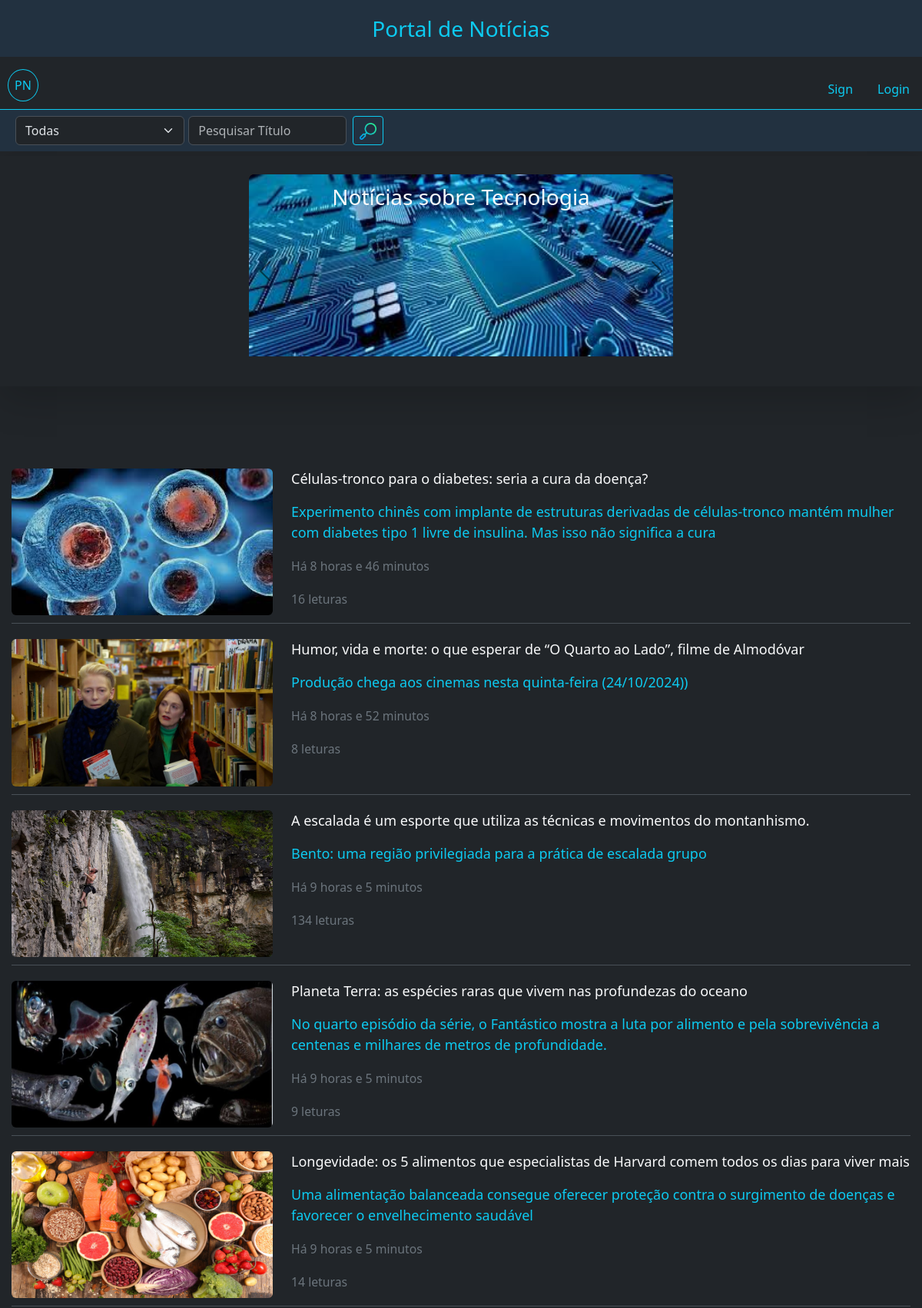
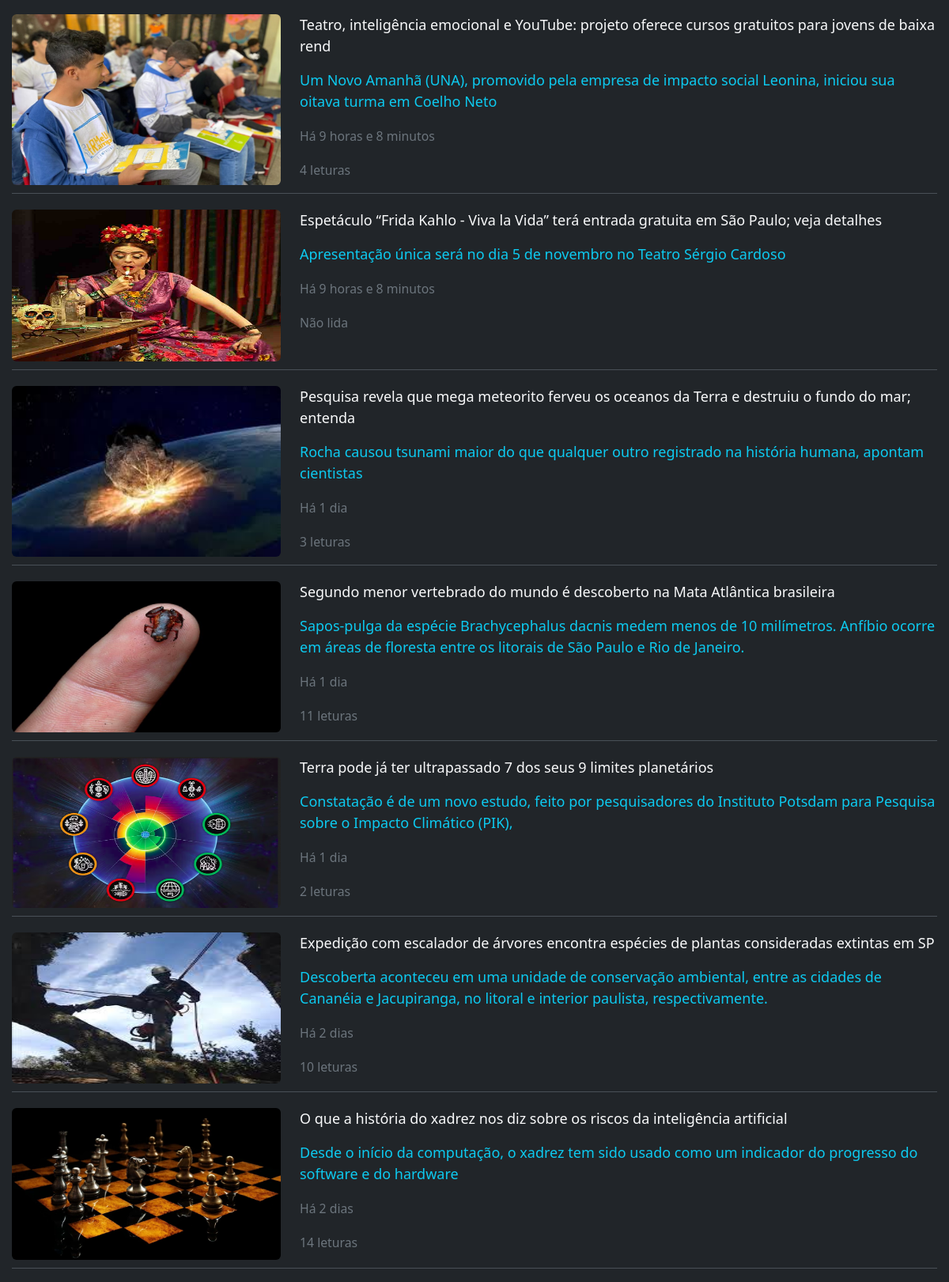
Screenshot of /portal/ (upper part) with the database file from the repository (2 pictures, top to bottom).
### app_noticias/models.py (models this page shows, shortened)
class Categoria(models.Model):
    nome = models.CharField('Categoria', max_length=30, unique=True)
    imagem = models.ImageField(upload_to='', blank=True, null=True)
    criado_em = models.DateField(auto_now_add=True)

class Noticia(models.Model):
    titulo = models.CharField('Título', max_length=100, unique=True,  null=True)
    slug = models.SlugField(max_length=100, editable=False, unique=True, null=True)
    subtitulo = models.CharField('Subtítulo', max_length=300, null=True )
    conteudo= models.TextField('Conteúdo', max_length=3000)
    criada_em = models.DateTimeField('Criada em', help_text='dd/mm/yyyy hh:MM', auto_now_add=True)
    atualizada_em = models.DateTimeField('Atualizada', help_text='dd/mm/yyyy hh:MM', auto_now_add=True)
    imagem = models.ImageField(upload_to='', blank=True)
    autor = models.ForeignKey(User, on_delete=models.RESTRICT, editable=False)
    categoria = models.ManyToManyField(Categoria)
    publicada_em = models.DateTimeField('Publicada em', help_text='dd/mm/yyyy hh:MM', null=True, editable=False)
    publicada = models.BooleanField('Publicada', default=False)
    num_visualizacoes = models.IntegerField(default=0, verbose_name='Número de visualizações', editable=False)
    fonte_informacao = models.CharField('Fonte', max_length=400, null=True )
    def _calcular_tempo_da_atualizacao(self) -> str:
        '''
        Calculo do tempo de atualização da notícia:
        '''
        return calcular_tempo_decorrido(self.atualizada_em)
    atualizacao_tempo = property(_calcular_tempo_da_atualizacao)
    def _calcular_tempo_da_publicacao(self) -> str:
        return calcular_tempo_decorrido(self.publicada_em)
    publicacao_tempo = property(_calcular_tempo_da_publicacao)
    def _paragrafos(self) -> list[str]:
        '''
        Transforma o conteúdo da notícia em parágrafos.
        '''
        return self.conteudo.split('\n')
    paragrafos = property(_paragrafos)
    class Meta:
        db_table = 'noticias'
        permissions = [
            ("pode_publicar", "Permissão atribuida à Editores para a publicação da Notícia"),
        ]

### app_noticias/views.py (the view)
# urls.py: path("portal/", HomeListView.as_view(), name='home'),
class HomeListView(NoticiasBaseListView):
    template_name = 'home.html'
    publicada = True
    def get_queryset(self):
        filtragem = self.get_filtragem()
        return Noticia.objects.filter(**filtragem).order_by('-publicada_em')

### app_noticias/context_processors.py (called while the page is built)
def user_permissions(request):
    return {
        'is_editor': request.user.groups.filter(name='Editores').exists(),
        'is_author': request.user.groups.filter(name='Autores').exists(),
    }

### app_noticias/views.py (called while the page is built)
    def get(self, request, *args, **kwargs):
        categoria_querystring = self.request.GET.get('categoria', 0)
        if categoria_querystring:
            self.categoria_pesquisada = int(categoria_querystring)
        return render(request, self.template_name, {
            'titulo_pesquisado': self.titulo_pesquisado,
            'categoria_pesquisada': self.categoria_pesquisada,
            'categorias': Categoria.objects.all(),
            'noticias': self.get_queryset(),
        })

    def get_filtragem(self):
        filtragem = {}
        if self.titulo_pesquisado:
            filtragem['slug__contains'] = slugify(self.titulo_pesquisado)
        if self.categoria_pesquisada != 0:
            filtragem['categoria'] = int(self.categoria_pesquisada)
        if self.publicada:
            filtragem['publicada'] = self.publicada
        return filtragem

### app_noticias/templates/home.html
{% extends "base.html" %}
{% load django_bootstrap5 %}
{% load static %}
{% block content %}
<div class="position-fixed w-100" style="z-index: 10;">
    {% include "search.html" %}
</div>
<div style="height: 60px;"></div>
<div class="d-none d-md-block ">
    {% include "carrossel.html" %}
</div>
<div style="margin-top: 60px; padding: 15px;">
    <div class="justify-content-center row mt-3">
        <div class=" mt-3 mb-3">
            {% include "noticia_card.html" %}
        </div>
    </div>
</div>
{% endblock %}

### app_noticias/templates/carrossel.html (shortened to what this page needs)
{% load django_bootstrap5 %}
{% load static %}
{% static 'media' as media_url %}
<div class=" shadow-lg w-100 justify-content-center d-flex " style=" height: 300px;">
    <div id="carouselExampleControls" data-bs-ride="carousel" class="carousel slide w-50 p-4 ">
        <div class="carousel-inner rounded" style=" height: 250px; ">
            {% if categoria_pesquisada == 0 %}
            {% for uma_categoria in categorias %}
            <a href="{% url 'home' %}?categoria={{uma_categoria.id}}" class="text-decoration-none text-light">
                <div class="carousel-item active ratio ratio-21x9" style="object-fit: contain;">
                    <img src="{{media_url}}/{{uma_categoria.imagem}}" alt="{{uma_categoria.nome}}"
                        class="d-block w-100">
                    <p class=" fs-3 text-center p-2">Notícias sobre {{uma_categoria.nome}}</p>
                </div>
            </a>
            {% endfor %}
            {% endif %}
        </div>
        {% if categoria_pesquisada == 0 %}
        <button class="carousel-control-prev" type="button" data-bs-target="#carouselExampleControls"
            data-bs-slide="prev">
            <span class="carousel-control-prev-icon" aria-hidden="true"></span>
        </button>
        <button class="carousel-control-next" type="button" data-bs-target="#carouselExampleControls"
            data-bs-slide="next">
            <span class="carousel-control-next-icon" aria-hidden="true"></span>
        </button>
        {% endif %}
    </div>
</div>

### app_noticias/templates/noticia_card.html (shortened to what this page needs)
{% load django_bootstrap5 %}
{% load static %}
{% static 'media' as media_url %}
{% for uma_noticia in noticias %}
<a href="{% url 'noticia-detail' uma_noticia.slug %}" class="  text-decoration-none">
    <div class=" d-flex border-bottom " style="margin-bottom: 20px; flex-wrap: wrap; padding: 0;">
        <div class="ratio ratio-16x9 " style="object-fit: contain; max-width: 340px;   margin-bottom: 10px;">
            <img src="{{media_url}}/{{uma_noticia.imagem}}" alt="{{uma_noticia.titulo}}" class="w-100 rounded">
        </div>
        <div class="col">
            <p class="ms-4 responsive text-light ">{{uma_noticia.titulo}}</p>
            <p class="ms-4  responsive text-info ">{{uma_noticia.subtitulo}}</p>
            {% if uma_noticia.publicacao_tempo == 'agora' %}
            <p class="ms-4 responsive text-secondary text-capitalize"><small>{{uma_noticia.publicacao_tempo}}</small>
            </p>
            {% else %}
            <p class="ms-4 responsive text-secondary"><small>Há {{uma_noticia.publicacao_tempo}}</small></p>
            {% if uma_noticia.num_visualizacoes == 0 %}
            <p class="ms-4 responsive text-secondary"><small>Não lida</small></p>
            {% else %}
            <p class="ms-4 responsive text-secondary"><small>{{ uma_noticia.num_visualizacoes }}
                    letura{{ uma_noticia.num_visualizacoes|pluralize }}</small></p>
            {% endif %}
            {% endif %}
        </div>
    </div>
</a>
{% endfor %}

### staticfiles/css.css (style rules this page uses)
@media (min-width: 300px) { .responsive { font-size: 12px; } }
@media (min-width: 440px) { .responsive { font-size: 14px; } }
@media (min-width: 640px) { .responsive { font-size: 15px; } }
@media (min-width: 768px) { .responsive { font-size: 16px; } }
@media (min-width: 1024px) { .responsive { font-size: 18px; } }

### rows the page displays
Categoria: imagem (picture), nome "Tecnologia"
Noticia: imagem (picture), titulo "Células-tronco para o diabetes: seria a cura da doença?", subtitulo "Experimento chinês com implante de estruturas derivadas de células-tronco mantém mulher com diabetes tipo 1 livre de insulina. Mas isso não significa a cura", publicacao_tempo "8 horas e 46 minutos", num_visualizacoes "16"
Noticia: imagem (picture), titulo "Humor, vida e morte: o que esperar de “O Quarto ao Lado”, filme de Almodóvar", subtitulo "Produção chega aos cinemas nesta quinta-feira (24/10/2024))", publicacao_tempo "8 horas e 52 minutos", num_visualizacoes "8"
Noticia: imagem (picture), titulo "A escalada é um esporte que utiliza as técnicas e movimentos do montanhismo.", subtitulo "Bento: uma região privilegiada para a prática de escalada grupo", publicacao_tempo "9 horas e 5 minutos", num_visualizacoes "134"
Noticia: imagem (picture), titulo "Planeta Terra: as espécies raras que vivem nas profundezas do oceano", subtitulo "No quarto episódio da série, o Fantástico mostra a luta por alimento e pela sobrevivência a centenas e milhares de metros de profundidade.", publicacao_tempo "9 horas e 5 minutos", num_visualizacoes "9"
Noticia: imagem (picture), titulo "Longevidade: os 5 alimentos que especialistas de Harvard comem todos os dias para viver mais", subtitulo "Uma alimentação balanceada consegue oferecer proteção contra o surgimento de doenças e favorecer o envelhecimento saudável", publicacao_tempo "9 horas e 5 minutos", num_visualizacoes "14"
Noticia: imagem (picture), titulo "Teatro, inteligência emocional e YouTube: projeto oferece cursos gratuitos para jovens de baixa rend", subtitulo "Um Novo Amanhã (UNA), promovido pela empresa de impacto social Leonina, iniciou sua oitava turma em Coelho Neto", publicacao_tempo "9 horas e 8 minutos", num_visualizacoes "4"
Noticia: imagem (picture), titulo "Espetáculo “Frida Kahlo - Viva la Vida” terá entrada gratuita em São Paulo; veja detalhes", subtitulo "Apresentação única será no dia 5 de novembro no Teatro Sérgio Cardoso", publicacao_tempo "9 horas e 8 minutos", num_visualizacoes "Não lida"
Noticia: imagem (picture), titulo "Pesquisa revela que mega meteorito ferveu os oceanos da Terra e destruiu o fundo do mar; entenda", subtitulo "Rocha causou tsunami maior do que qualquer outro registrado na história humana, apontam cientistas", publicacao_tempo "1 dia", num_visualizacoes "3"
Noticia: imagem (picture), titulo "Segundo menor vertebrado do mundo é descoberto na Mata Atlântica brasileira", subtitulo "Sapos-pulga da espécie Brachycephalus dacnis medem menos de 10 milímetros. Anfíbio ocorre em áreas de floresta entre os litorais de São Paulo e Rio de Janeiro.", publicacao_tempo "1 dia", num_visualizacoes "11"
Noticia: imagem (picture), titulo "Terra pode já ter ultrapassado 7 dos seus 9 limites planetários", subtitulo "Constatação é de um novo estudo, feito por pesquisadores do Instituto Potsdam para Pesquisa sobre o Impacto Climático (PIK),", publicacao_tempo "1 dia", num_visualizacoes "2"
Noticia: imagem (picture), titulo "Expedição com escalador de árvores encontra espécies de plantas consideradas extintas em SP", subtitulo "Descoberta aconteceu em uma unidade de conservação ambiental, entre as cidades de Cananéia e Jacupiranga, no litoral e interior paulista, respectivamente.", publicacao_tempo "2 dias", num_visualizacoes "10"
Noticia: imagem (picture), titulo "O que a história do xadrez nos diz sobre os riscos da inteligência artificial", subtitulo "Desde o início da computação, o xadrez tem sido usado como um indicador do progresso do software e do hardware", publicacao_tempo "2 dias", num_visualizacoes "14"
